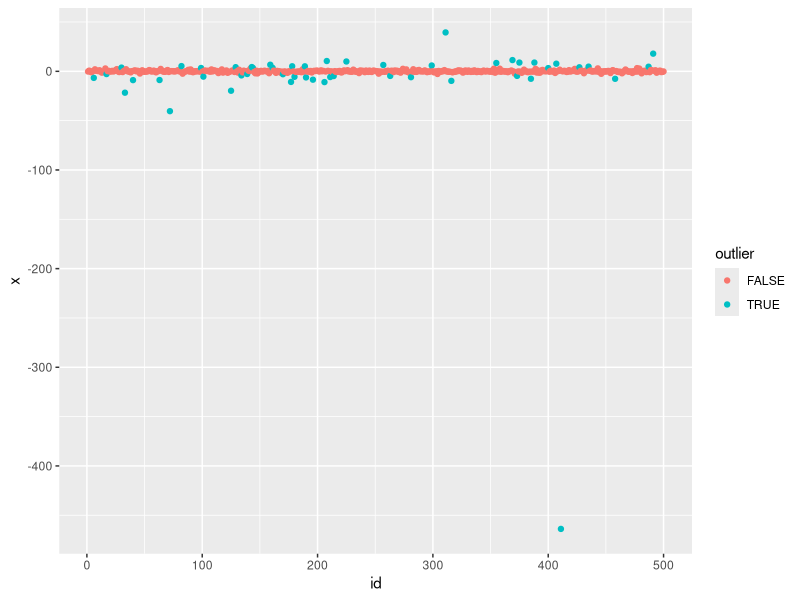
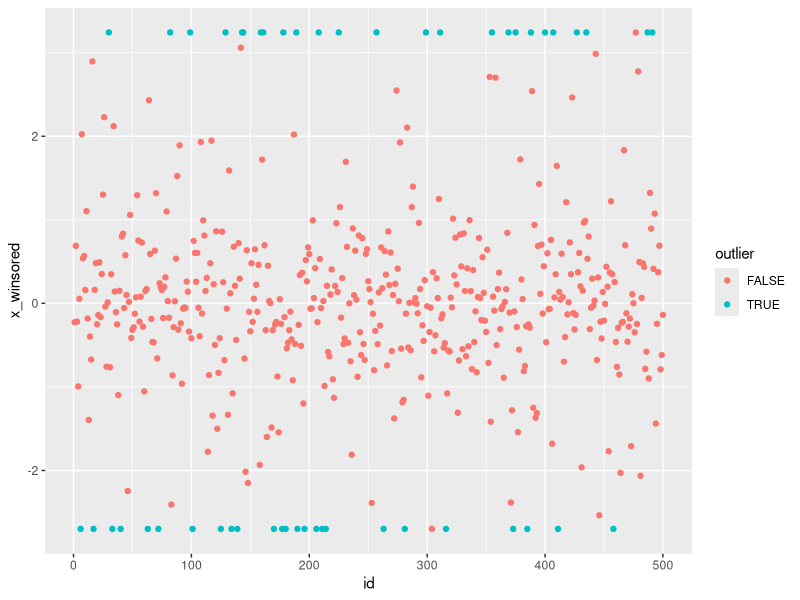

Recreate these plots in R, in order.
## ---- chunk 1
knitr::opts_chunk$set(echo       = TRUE,
                      message    = FALSE,
                      warning    = FALSE,
                      out.width  = 800,
                      out.height = 600,
                      fig.align  = "center",
                      dev        = "ragg_png")
## ---- chunk 2
library(tidyverse)
set.seed(1989)
df <- tibble(x = rcauchy(n = 500, location = 0, scale = 0.5),
             id = 1:500) %>% 
  mutate(outlier = if_else(x < quantile(x, probs = c(0.05, 0.95))[1] |
                           x > quantile(x, probs = c(0.05, 0.95))[2],
                           T,F))

ggplot(df, aes(id, x, col = outlier)) + geom_point()
## ---- chunk 3
winsor <- function (x, probs = c(0.05, 0.95)){
  limit <- quantile(x, probs = probs)
  
  x[x < limit[1]] <- limit[1]
  x[x > limit[2]] <- limit[2]
  x
}

df <- df %>% 
  mutate(x_winsored = winsor(x))

ggplot(df, aes(id, x_winsored, col = outlier)) + geom_point()
